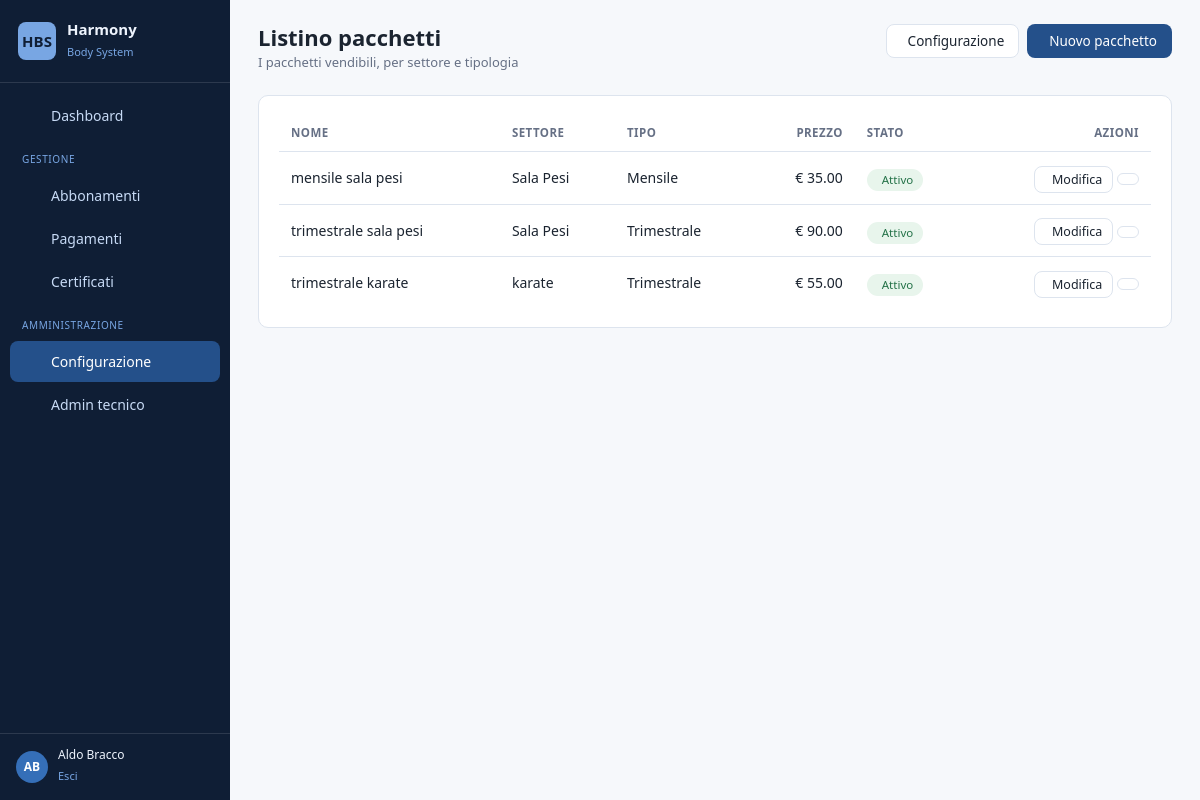
Page /members/config/pacchetti/ (signed in) on the committed database.
### members/models.py (models this page shows, shortened)
class Member(AbstractUser):
    class Role(models.TextChoices):
        ADMIN = "ADMIN", _("Amministratore")
        STAFF = "STAFF", _("Segreteria")
        INSTRUCTOR = "INSTRUCTOR", _("Istruttore")
        MEMBER = "MEMBER", _("Socio")
    class Sex(models.TextChoices):
        MALE = "M", _("Maschio")
        FEMALE = "F", _("Femmina")
    role = models.CharField(
        _("Ruolo"), max_length=20, choices=Role.choices, default=Role.MEMBER
    )
    first_name = models.CharField(_("Nome"), max_length=150, blank=False)
    last_name = models.CharField(_("Cognome"), max_length=150, blank=False)
    email = models.EmailField(_("Email"), blank=True)
    card_number = models.CharField(
        _("Numero tessera"), max_length=30, unique=True, null=True, blank=True,
        help_text=_("Formato es. BS/23/00202"),
    )
    fiscal_code = models.CharField(_("Codice fiscale"), max_length=16, blank=True)
    sex = models.CharField(_("Sesso"), max_length=1, choices=Sex.choices, blank=True)
    date_of_birth = models.DateField(_("Data di nascita"), null=True, blank=True)
    birth_place = models.CharField(_("Luogo di nascita"), max_length=120, blank=True)
    phone_number = models.CharField(_("Cellulare"), max_length=20, blank=True)
    phone_home = models.CharField(_("Telefono casa"), max_length=20, blank=True)
    address = models.CharField(_("Indirizzo"), max_length=255, blank=True)
    residence_city = models.CharField(_("Comune di residenza"), max_length=120, blank=True)
    province = models.CharField(_("Provincia"), max_length=2, blank=True)
    postal_code = models.CharField(_("CAP"), max_length=5, blank=True)
    photo = models.ImageField(_("Foto"), upload_to="member_photos/", null=True, blank=True)
    notes = models.TextField(_("Note"), blank=True)
    registration_date = models.DateField(_("Data registrazione"), null=True, blank=True)
    is_dismissed = models.BooleanField(_("Dimesso / Cessato"), default=False)
    sector = models.ForeignKey(
        Sector, on_delete=models.SET_NULL, null=True, blank=True,
        related_name="members", verbose_name=_("Settore"),
    )
    instructor = models.ForeignKey(
        Instructor, on_delete=models.SET_NULL, null=True, blank=True,
        related_name="members", verbose_name=_("Insegnante tecnico"),
    )
    guardian = models.ForeignKey(
        "self", on_delete=models.SET_NULL, null=True, blank=True,
        related_name="dependents", verbose_name=_("Genitore / tutore"),
    )
    class Meta:
        verbose_name = _("Socio")
        verbose_name_plural = _("Soci")
        ordering = ["last_name", "first_name"]

class Package(models.Model):
    class PackageType(models.TextChoices):
        MONTHLY = 'MONTHLY', _('Mensile')
        QUARTERLY = 'QUARTERLY', _('Trimestrale')
        FOURMONTH = 'FOURMONTH', _('Quadrimestrale')
        SEMESTRAL = 'SEMESTRAL', _('Semestrale')
        ANNUAL = 'ANNUAL', _('Annuale')
    name = models.CharField(_("Nome pacchetto"), max_length=120)
    sector = models.ForeignKey(
        Sector, on_delete=models.PROTECT,
        related_name="packages", verbose_name=_("Settore"),
    )
    package_type = models.CharField(
        _("Tipo"), max_length=20, choices=PackageType.choices,
    )
    price = models.DecimalField(_("Prezzo"), max_digits=8, decimal_places=2)
    is_active = models.BooleanField(_("Attivo"), default=True)
    class Meta:
        verbose_name = _("Pacchetto")
        verbose_name_plural = _("Listino pacchetti")
        ordering = ["sector__name", "name"]

class Sector(models.Model):
    name = models.CharField(_("Settore"), max_length=100, unique=True)
    is_active = models.BooleanField(_("Attivo"), default=True)
    class Meta:
        verbose_name = _("Settore")
        verbose_name_plural = _("Settori")
        ordering = ["name"]

### members/views_config.py (the view)
# urls.py: path('config/pacchetti/', views_config.package_list, name='package_list'),
@office_required
def package_list(request):
    packages = Package.objects.select_related('sector').all()
    return render(request, 'config/package_list.html', {
        'packages': packages, 'active_nav': 'config',
    })

### members/views_config.py (called while the page is built)
def office_required(view_func):
    @wraps(view_func)
    @login_required
    def _wrapped(request, *args, **kwargs):
        u = request.user
        if u.is_staff or u.is_superuser or getattr(u, "is_office", False):
            return view_func(request, *args, **kwargs)
        raise PermissionDenied
    return _wrapped

### templates/config/package_list.html (shortened to what this page needs)
{% extends "base.html" %}
{% block content %}
<div class="hbs-pagehead">
    <div>
        <h1>Listino pacchetti</h1>
        <p class="hbs-pagehead__sub">I pacchetti vendibili, per settore e tipologia</p>
    </div>
    <div class="hbs-pagehead__actions">
        <a href="{% url 'members:config_home' %}" class="hbs-btn hbs-btn--ghost"> Configurazione</a>
        <a href="{% url 'members:package_add' %}" class="hbs-btn hbs-btn--primary"> Nuovo pacchetto</a>
    </div>
</div>
<div class="hbs-card">
    {% if packages %}
    <table class="hbs-table">
        <thead><tr><th>Nome</th><th>Settore</th><th>Tipo</th><th style="text-align:right;">Prezzo</th><th>Stato</th><th style="text-align:right;">Azioni</th></tr></thead>
        <tbody>
            {% for p in packages %}
            <tr>
                <td class="hbs-table__name">{{ p.name }}</td>
                <td>{{ p.sector.name }}</td>
                <td>{{ p.get_package_type_display }}</td>
                <td style="text-align:right;">€ {{ p.price|floatformat:2 }}</td>
                <td>
                    {% if p.is_active %}<span class="hbs-badge hbs-badge--ok"> Attivo</span>
                    {% else %}<span class="hbs-badge hbs-badge--muted">Non attivo</span>{% endif %}
                </td>
                <td style="text-align:right; white-space:nowrap;">
                    <a href="{% url 'members:package_edit' p.pk %}" class="hbs-btn hbs-btn--ghost hbs-btn--sm"> Modifica</a>
                    <a href="{% url 'members:package_delete' p.pk %}" class="hbs-btn hbs-btn--danger hbs-btn--sm"></a>
                </td>
            </tr>
            {% endfor %}
        </tbody>
    </table>
    {% else %}
    <div class="hbs-empty">
        <i class="ti ti-package"></i>
        <p>Nessun pacchetto in listino.<br>Crea i pacchetti (es. «Trimestrale Fitness» 120€) da usare poi negli abbonamenti.</p>
        <a href="{% url 'members:package_add' %}" class="hbs-btn hbs-btn--primary"><i class="ti ti-plus"></i> Nuovo pacchetto</a>
    </div>
    {% endif %}
</div>
{% endblock %}

### templates/base.html (shortened to what this page needs)
{% load static %}
<!DOCTYPE html>
<html lang="it">
<head>
    <link href="https://cdn.jsdelivr.net/npm/bootstrap@5.3.3/dist/css/bootstrap.min.css" rel="stylesheet">
    <link rel="stylesheet" href="https://cdn.jsdelivr.net/npm/@tabler/icons-webfont@3.7.0/dist/tabler-icons.min.css">
    <link href="{% static 'css/theme.css' %}" rel="stylesheet">
</head>
<body>
{% if user.is_authenticated %}
<div class="hbs-shell">
    <aside class="hbs-sidebar" id="hbsSidebar">
        <a href="{% url 'dashboard' %}" class="hbs-brand">
            <span class="hbs-brand__logo">HBS</span>
            <span>
                <span class="hbs-brand__name d-block">Harmony</span>
                <span class="hbs-brand__sub">Body System</span>
            </span>
        </a>
        <nav class="hbs-nav">
            <a href="{% url 'dashboard' %}"
               class="hbs-nav__link {% if active_nav == 'dashboard' %}is-active{% endif %}">
                 Dashboard
            </a>
            {% if user.is_staff or user.is_superuser %}
                <div class="hbs-nav__section">Gestione</div>
                <a href="{% url 'members:subscription_status' %}"
                   class="hbs-nav__link {% if active_nav == 'subscriptions' %}is-active{% endif %}">
                     Abbonamenti
                </a>
                    <a href="{% url 'members:payment_all' %}"
                        class="hbs-nav__link {% if active_nav == 'payments' %}is-active{% endif %}">
                         Pagamenti
                </a>
                <a href="{% url 'members:medical_certificate_status' %}"
                   class="hbs-nav__link {% if active_nav == 'certificates' %}is-active{% endif %}">
                     Certificati
                </a>
                <div class="hbs-nav__section">Amministrazione</div>
                <a href="{% url 'members:config_home' %}"
                   class="hbs-nav__link {% if active_nav == 'config' %}is-active{% endif %}">
                     Configurazione
                </a>
                <a href="{% url 'admin:index' %}" class="hbs-nav__link">
                     Admin tecnico
                </a>
            {% endif %}
        </nav>
        <div class="hbs-userbox">
            <span class="hbs-userbox__avatar">{{ user.first_name|first|upper }}{{ user.last_name|first|upper }}</span>
            <span>
                <span class="hbs-userbox__name d-block">{{ user.get_full_name|default:user.username }}</span>
                <form method="post" action="{% url 'logout' %}" style="margin:0;">
                    <button type="submit" class="hbs-userbox__link" style="background:none; border:none; padding:0; cursor:pointer;">
                         Esci
                    </button>
                </form>
            </span>
        </div>
    </aside>
    <div class="hbs-main">
        {% block content %}{% endblock %}
    </div>
</div>
{% else %}
    {% block fullscreen %}{% endblock %}
{% endif %}
</body>
</html>

### rows in the picture
Member: first_name|first "A", last_name|first "B", get_full_name "Aldo Bracco"
Package: name "mensile sala pesi", sector.name "Sala Pesi", package_type "Mensile", price "35.00", is_active "Attivo"
Package: name "trimestrale sala pesi", sector.name "Sala Pesi", package_type "Trimestrale", price "90.00", is_active "Attivo"
Package: name "trimestrale karate", sector.name "karate", package_type "Trimestrale", price "55.00", is_active "Attivo"
